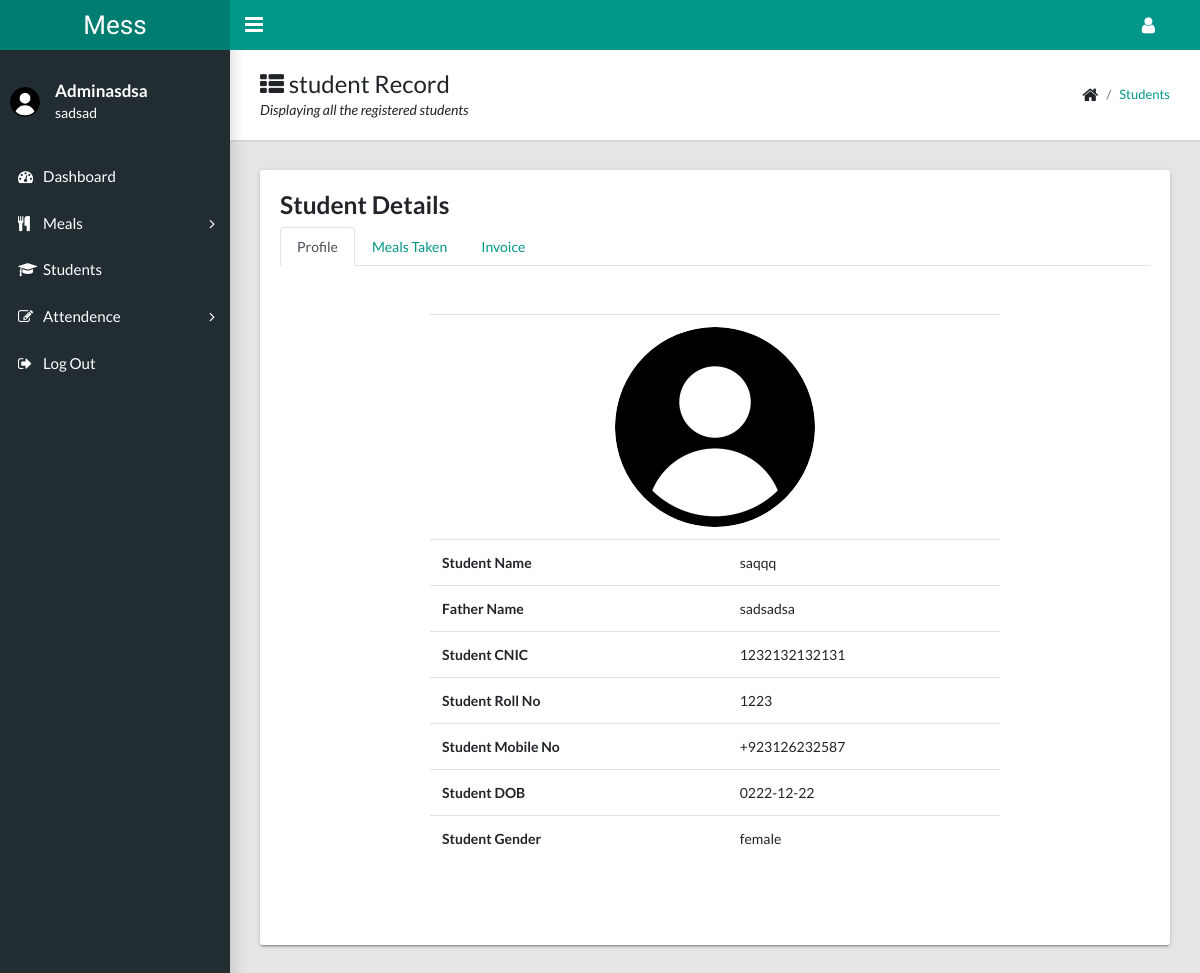
The page /student-record.php?student=2 (signed in) on the database its author committed.
### tables this page shows
CREATE TABLE `student` (
  `id` int(11) NOT NULL,
  `std_name` varchar(150) NOT NULL,
  `father_name` varchar(150) NOT NULL,
  `roll_no` varchar(150) NOT NULL,
  `mobile_no` varchar(50) NOT NULL,
  `dob` date NOT NULL,
  `gender` varchar(20) NOT NULL,
  `cnic` varchar(15) NOT NULL,
  `status` varchar(20) NOT NULL,
  `created_by` varchar(150) NOT NULL,
  `created_at` datetime NOT NULL
);

### student-record.php (the view, shortened to what this page needs)
 <?php
  include 'includes/connection.php';
  include 'includes/header.php';
?>
<?php
  if (isset($_GET['student'])) {
    $stdid=$_GET['student'];
  }
 ?>
 <?php
    $std_query=mysqli_query($conn,"SELECT * FROM student WHERE id=$stdid");
    $std_record=mysqli_fetch_assoc($std_query);
  ?>
   <aside class="app-sidebar">
      <div class="app-sidebar__user"><img class="app-sidebar__user-avatar" width="30" height="30" src="images/user.png" alt="User Image">
        <div>
          <p class="app-sidebar__user-name font-weight-bold"><?php echo $_SESSION['login_user']; ?></p>
          <p class="app-sidebar__user-designation"><?php echo $_SESSION['user_role'] ?></p>
        </div>
      </div>
      <ul class="app-menu">
        <li><a class="app-menu__item" href="index.php"><i class="app-menu__icon fa fa-dashboard"></i><span class="app-menu__label">Dashboard</span></a></li>
        <li class="treeview"><a class="app-menu__item" href="#" data-toggle="treeview"><i class="app-menu__icon fa fa-cutlery"></i><span class="app-menu__label">Meals</span><i class="treeview-indicator fa fa-angle-right"></i></a>
        </li>
        <li><a class="app-menu__item" href="students.php"><i class="app-menu__icon fa fa-graduation-cap"></i><span class="app-menu__label">Students</span></a></li>
        <li class="treeview"><a class="app-menu__item" href="#" data-toggle="treeview"><i class="app-menu__icon fa fa-edit"></i><span class="app-menu__label">Attendence</span><i class="treeview-indicator fa fa-angle-right"></i></a>
        </li>
        <li><a class="app-menu__item" href="logout.php"><i class="app-menu__icon fa fa-sign-out"></i><span class="app-menu__label">Log Out</span></a></li>
      </ul>
    </aside>
  <main class="app-content">
      <div class="app-title">
        <div>
          <h1><i class="fa fa-th-list"></i> student Record</h1>
          <p>Displaying all the registered students</p>
        </div>
        <ul class="app-breadcrumb breadcrumb side">
          <li class="breadcrumb-item"><i class="fa fa-home fa-lg"></i></li>
          <li class="breadcrumb-item active"><a href="#">students</a></li>
        </ul>
      </div>
      <div class="row">
        <div class="col-md-12">
          <div class="tile">
            <div class="tile-body">
            <h3>Student Details</h3>
            <div class="bs-component">
              <ul class="nav nav-tabs">
                <li class="nav-item"><a class="nav-link active" data-toggle="tab" href="#profile">Profile</a></li>
                <li class="nav-item"><a class="nav-link" data-toggle="tab" href="#meals">Meals Taken</a></li>
                <li class="nav-item"><a class="nav-link" data-toggle="tab" href="#invoice">Invoice</a></li>
              </ul>
              <div class="tab-content" id="myTabContent">
                <div class="tab-pane fade active show" id="profile">
                  <div class="row">
                    <div class="col-md-8 mx-auto">
                      <div class="row my-5">
                        <div class="col-12">
                          <table class="table">
                            <tr>
                              <td colspan="2" class="text-center">
                                <img src="images/user.png" style="max-height: 200px; max-width: 200px;" alt="user Image"  class="img img-fluid rounded-circle mx-auto">
                              </td>
                            </tr>
                            <tr>
                              <th>Student Name</th>
                              <td> <?php echo $std_record['std_name']; ?></td>
                            </tr>
                            <tr>
                              <th>Father Name</th>
                              <td> <?php echo $std_record['father_name']; ?></td>
                            </tr>
                            <tr>
                              <th>Student CNIC</th>
                              <td> <?php echo $std_record['cnic']; ?></td>
                            </tr>
                            <tr>
                              <th>Student Roll No</th>
                              <td> <?php echo $std_record['roll_no']; ?></td>
                            </tr>
                            <tr>
                              <th>Student Mobile No</th>
                              <td> <?php echo $std_record['mobile_no']; ?></td>
                            </tr>
                            <tr>
                              <th>Student DOB</th>
                              <td> <?php echo $std_record['dob']; ?></td>
                            </tr>
                            <tr>
                              <th>Student Gender</th>
                              <td> <?php echo $std_record['gender']; ?></td>
                            </tr>
                          </table>
                        </div>
                      </div>
                    </div>
                  </div>
                </div>
              </div>
            </div>
            </div>
          </div>
        </div>
      </div>
    </main>
  </body>
</html>

### rows shown on the page
student: std_name "saqqq", father_name "sadsadsa", cnic "1232132132131", roll_no "1223", mobile_no "+923126232587", dob "0222-12-22", gender "female"

### other values the page prints
$_SESSION['login_user'] "Adminasdsa"
$_SESSION['user_role'] "sadsad"
